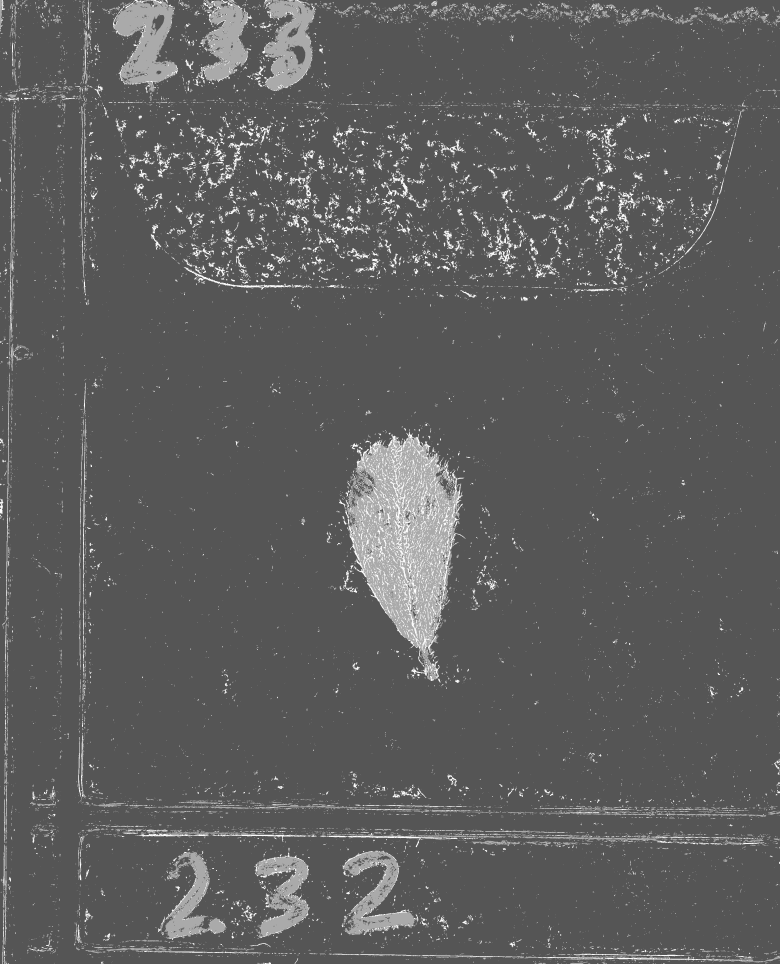
#> input picture data/trichome/temp/Tile_1/01-seg.png, 3120 x 3854 px (shown at 1/4 size)
$ python stitch_images.py ../../data/trichome/temp/Tile_1 out.png
#> lines starting #> are read from the running program, lines starting #| are printed output that depends on the picture
import cv2
import os
import sys
import argparse
from glob import glob

def load_images_from_folder(folder):
    extensions = ('*.jpg', '*.jpeg', '*.png', '*.bmp', '*.tiff')
    image_files = []
    for ext in extensions:
        image_files.extend(glob(os.path.join(folder, ext)))
    image_files.sort()  # Ensure consistent order
    images = [cv2.imread(f) for f in image_files]
    return images, image_files

def resize_images(images, max_dim=2000):
    resized = []
    for i, img in enumerate(images):
        height, width = img.shape[:2]
        scale = min(max_dim / height, max_dim / width, 1.0)
        new_size = (int(width * scale), int(height * scale))
        resized_img = cv2.resize(img, new_size)
        resized.append(resized_img)
        # Save resized images in same directory (or customize)
        # update filename if needed
    return resized

def main(input_folder, output_path, save_resized_folder=None, max_dim=2000):
#> called with input_folder = '../../data/trichome/temp/Tile_1', output_path = 'out.png', max_dim = 2000
    images, image_files = load_images_from_folder(input_folder)
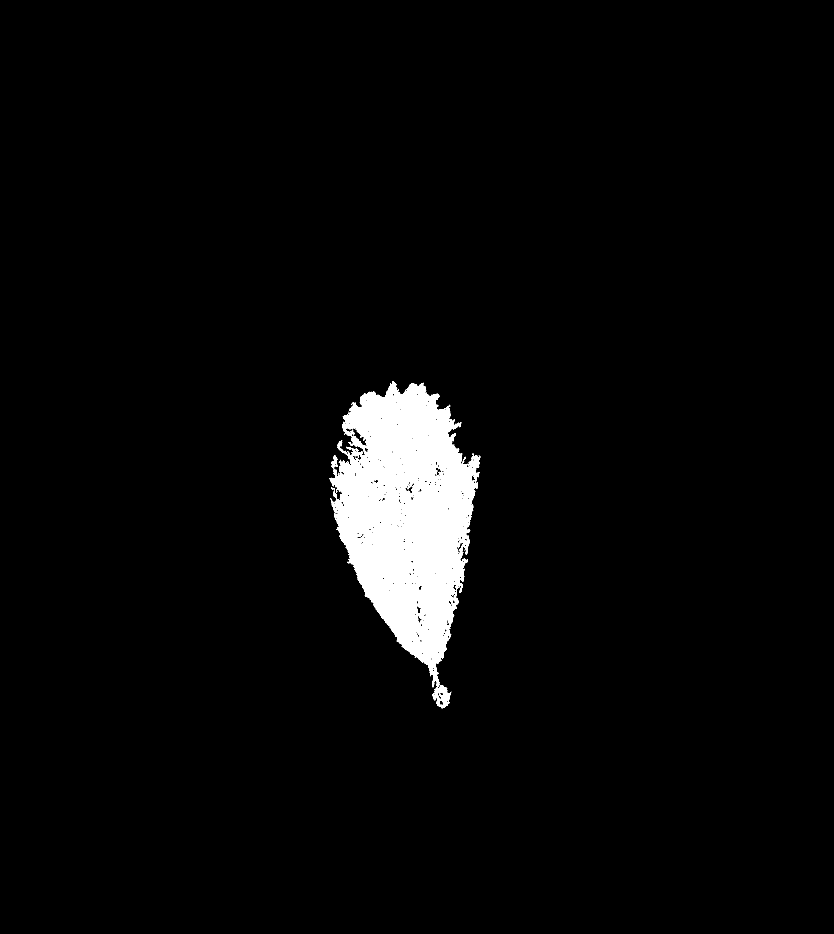
#> input picture data/trichome/temp/Tile_1/04-large.png, 2501 x 2801 px (shown at 1/3 size)
#> in load_images_from_folder, `images = [cv2.imread(f) for f in image_files]`: images = 2 items
#> images = 2 items; image_files = 2 items
    if len(images) < 2:
        print("Need at least two images to stitch.")
        sys.exit()

    # Resize images to avoid size overflow, keep aspect ratio
    resized_images = resize_images(images, max_dim)
#> the loop in resize_images, `for i, img in enumerate(images):` made 2 passes
#> (height, width, scale, new_size) on passes 1 to 2: (3854, 3120, 0.519, (1619, 2000)), (2801, 2501, 0.714, (1785, 2000))
#> pass 2, in resize_images, `resized_img = cv2.resize(img, new_size)`:
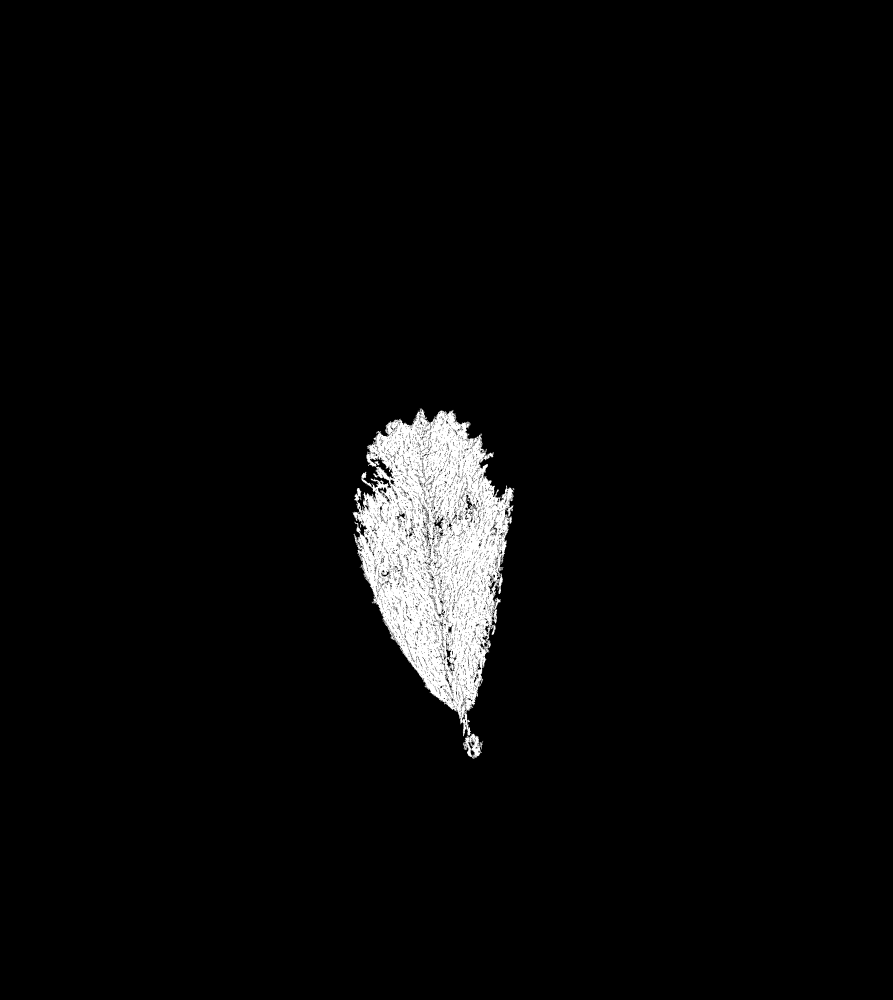
#> resized_img: shape (2000, 1785, 3) (shown at 1/2 size); min 0, max 255, mean 8.1
#> resized_images = 2 items

    # Save resized images if directory provided
    if save_resized_folder:
        os.makedirs(save_resized_folder, exist_ok=True)
        for orig_file, res_img in zip(image_files, resized_images):
            basename = os.path.basename(orig_file)
            save_path = os.path.join(save_resized_folder, basename)
            cv2.imwrite(save_path, res_img)
        print(f"Resized images saved to {save_resized_folder}")

    print("Stitching images...")
    stitcher = cv2.Stitcher_create(cv2.STITCHER_SCANS)
    print("Stitching images with 'scans' mode...")
    status, stitched = stitcher.stitch(resized_images)
#> status = 1

    if status == cv2.STITCHER_OK:
        cv2.imwrite(output_path, stitched)
        print(f"Stitched image saved to {output_path}")
    else:
        print(f"Error during stitching. Status code: {status}")
#| Error during stitching. Status code: 1

if __name__ == '__main__':
    parser = argparse.ArgumentParser(description='Resize and stitch images in a folder.')
    parser.add_argument('input_folder', help='Folder containing images to process')
    parser.add_argument('output', help='Path to save stitched output image')
    parser.add_argument('--resized_folder', default=None, help='Folder to save resized images (optional)')
    parser.add_argument('--max_dim', type=int, default=2000, help='Maximum dimension for resized images')
    args = parser.parse_args()

    main(args.input_folder, args.output, args.resized_folder, args.max_dim)
